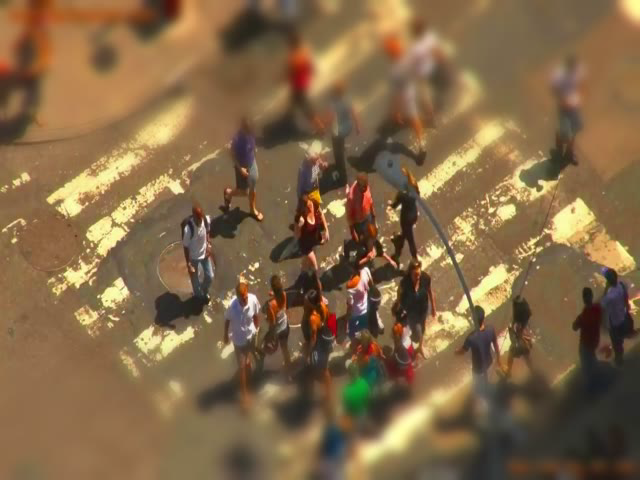
//> input picture frame 7 of TiltShiftVideo/result3.avi, 640 x 480 px, given in place of teste3.avi, which was not available
$ ./main   (built with g++ and OpenCV 4)
//> lines starting //> are read from the running program, lines starting //| are printed output that depends on the picture; pictures that were not available may be replaced by others from this repository, and a replacement may not be noted
#include <iostream>
#include <opencv2/opencv.hpp>
#include <math.h>

using namespace cv;
using namespace std;

char TrackbarH[50];
char TrackbarL[50];

int h_slider, h_max;
int l_slider, l_max;
int d_slider, d_max= 200;
double l1, l2;

double alphaPeso(int x, double l1, double l2, double d)
{
    return 0.5*(tanh((x-l1)/d)-tanh((x-l2)/d));
}

void on_trackbar_d(int, void* )
{

}

void on_trackbar_h(int, void* )
{
    l1= h_slider-l_slider;
    l2= h_slider+l_slider;
}

void on_trackbar_l(int, void* )
{
    l1= h_slider-l_slider;
    l2= h_slider+l_slider;
}

int main(int argvc, char** argv)
{
    VideoWriter res;
    // arquivo a se salvo
    res.open("result3.avi", CV_FOURCC('M','J','P','G'), 15, Size(640,480));
    if(!res.isOpened())
        return -1;
    // abre arquivo do computador
    VideoCapture cap("teste3.avi");
    Mat img, hsv; // imagem em RGB e HSV
    cap >> img;
//> img is the input picture: 480 rows x 640 cols, CV_8UC3; mean B, G, R 71.4, 104.5, 131.2
    resize(img,img,Size(640,480));
    Mat borrada= img.clone(); // imagem borrada
    Mat result= Mat::zeros(img.size(), CV_8UC3); // imagem resultante


    // barras deslizantes
    namedWindow("imr", 1);
    h_max= img.size().height;
//> h_max = 480
    sprintf(TrackbarH, "Altura    %d", h_max);
    createTrackbar(TrackbarH, "imr", &h_slider, h_max, on_trackbar_h);
    on_trackbar_h(h_slider, 0);

    l_max= img.size().height;
//> l_max = 480
    sprintf(TrackbarL, "Largura %d", l_max);
    createTrackbar(TrackbarL, "imr", &l_slider, l_max, on_trackbar_l);
    on_trackbar_l(l_slider, 0);

    createTrackbar("Forca", "imr", &d_slider, d_max, on_trackbar_d);
    on_trackbar_d(d_slider, 0);
    // configura posicao do tilt-shift
    while(1)
    {
        if(img.empty())
            break;
        borrada= img.clone();
        for(int i=0; i<10; i++)
            GaussianBlur(borrada, borrada, Size(9,9),0,0);

        for(int i=0; i<img.size().height; i++)
            addWeighted(img.row(i),alphaPeso(i,l1,l2,d_slider),borrada.row(i),1-alphaPeso(i,l1,l2,d_slider),0,result.row(i));
        imshow("imr",result);
        if(waitKey(30) == 27) break;
//> the Esc key is pressed
    }
    // comeca a gravar
    while(1)
    {
        for(int i=0; i<4; i++)
            cap >> img;
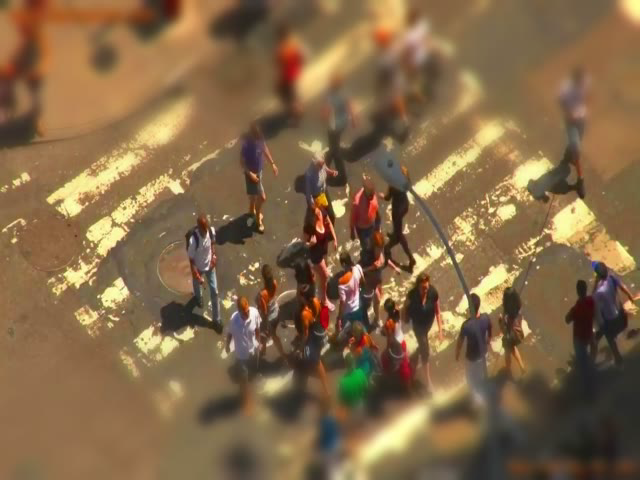
//> input picture frame 8 of TiltShiftVideo/result3.avi, 640 x 480 px, given in place of teste3.avi, which was not available
//> img is the input picture: 480 rows x 640 cols, CV_8UC3; mean B, G, R 72.2, 105, 132
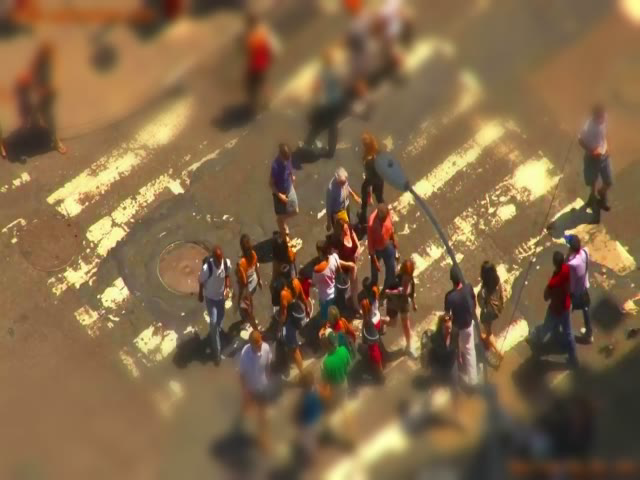
//> img: 480 rows x 640 cols, CV_8UC3; mean B, G, R 71.5, 104.1, 130.8
        cap >> img;
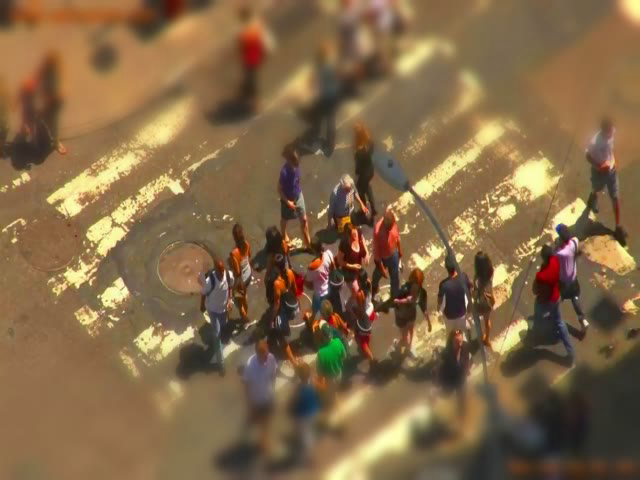
//> input picture frame 12 of TiltShiftVideo/result3.avi, 640 x 480 px, given in place of teste3.avi, which was not available
//> img is the input picture: 480 rows x 640 cols, CV_8UC3; mean B, G, R 72, 104.6, 131.2
        resize(img,img, Size(640,480));
        // converte para hsv
        cvtColor(img, hsv, CV_BGR2HSV);
//> hsv: 480 rows x 640 cols, CV_8UC3; mean H, S, V 21.3, 113.3, 131.6
        vector<Mat> planes;
        split(hsv, planes);
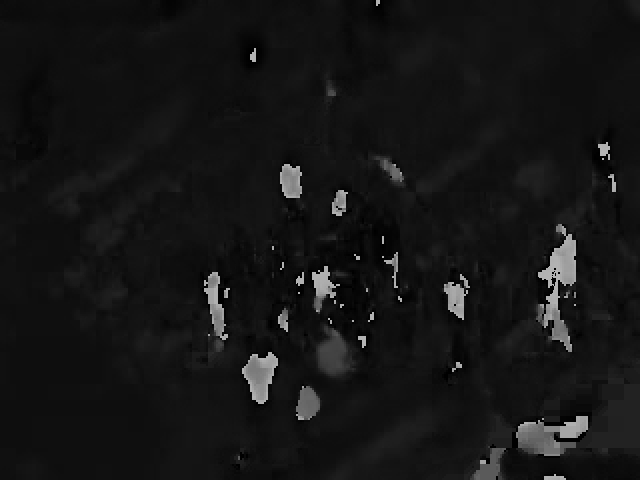
//> planes[0]: 480 rows x 640 cols, CV_8UC1; min 0, max 179, mean 21.3
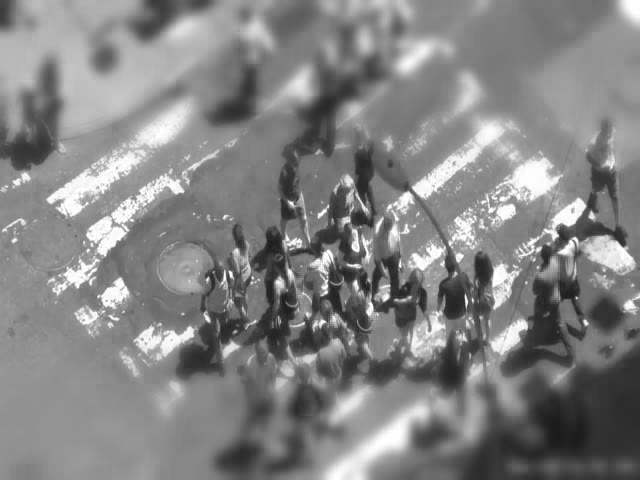
//> planes[2]: 480 rows x 640 cols, CV_8UC1; min 26, max 255, mean 131.6
        // aumenta a saturacao da imagem
        planes[1]*=2;
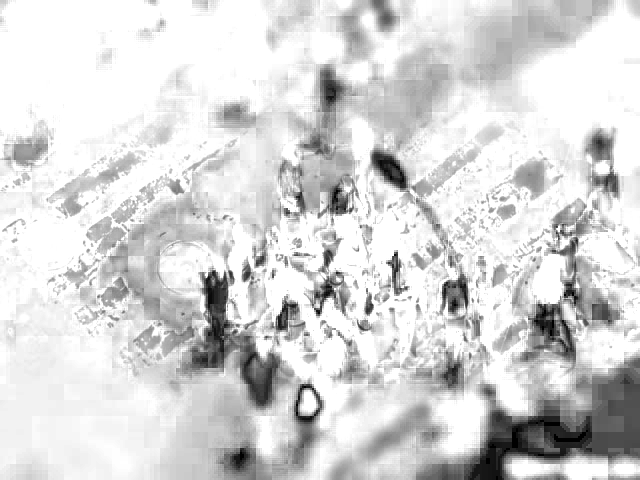
//> planes[1]: 480 rows x 640 cols, CV_8UC1; min 0, max 255, mean 214
        // junta novamente a imgame
        merge(planes, hsv);
//> hsv: 480 rows x 640 cols, CV_8UC3; mean H, S, V 21.3, 214, 131.6
        cvtColor(hsv,img,CV_HSV2BGR);
        if(img.empty())
            break;
        borrada= img.clone();
        // Borra a imagem
        for(int i=0; i<10; i++)
            GaussianBlur(borrada, borrada, Size(9,9),0,0);
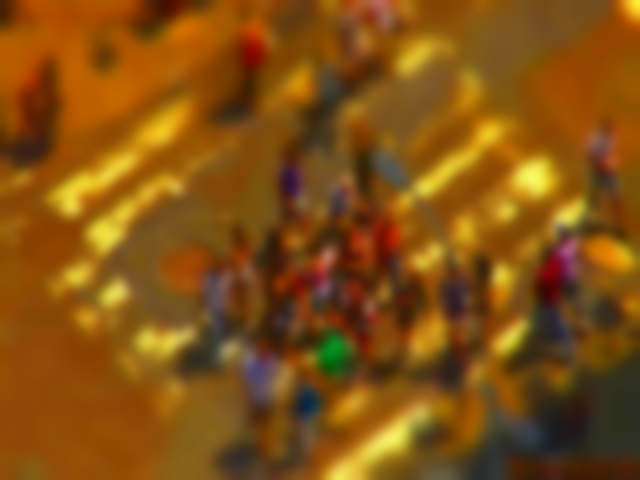
//> borrada: 480 rows x 640 cols, CV_8UC3; mean B, G, R 18.1, 80.7, 130.9

        // efeito tilt-shift
        for(int i=0; i<img.size().height; i++)
            addWeighted(img.row(i),alphaPeso(i,l1,l2,d_slider),borrada.row(i),1-alphaPeso(i,l1,l2,d_slider),0,result.row(i));
        res << result; // guarda o frame resultante
        imshow("imr",result);
        if(waitKey(30) != -1) break;
//> the Esc key is pressed
    }
    res.release();
    imwrite("resultado.jpg",result);
    return 0;
}
